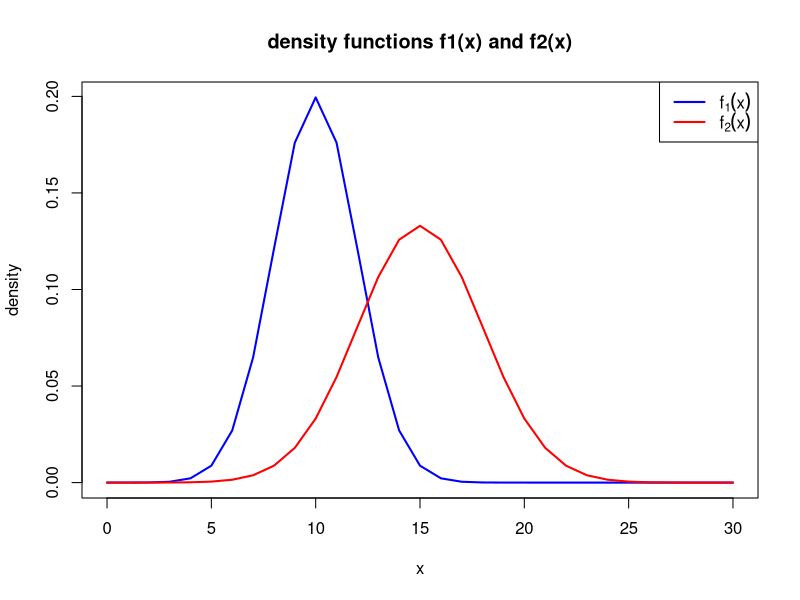
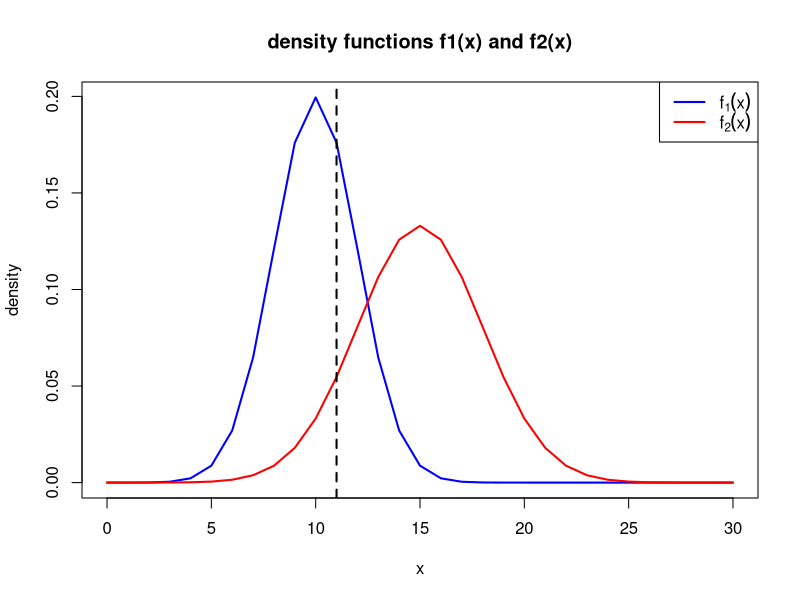
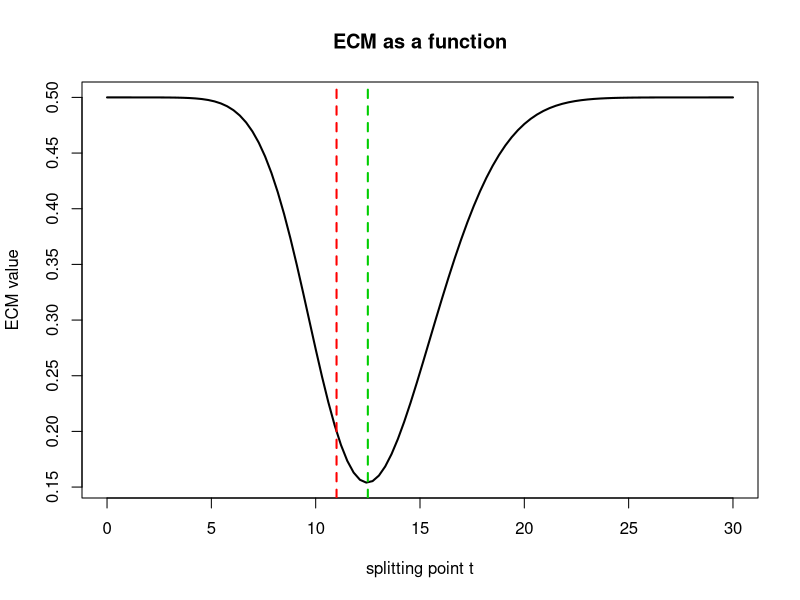
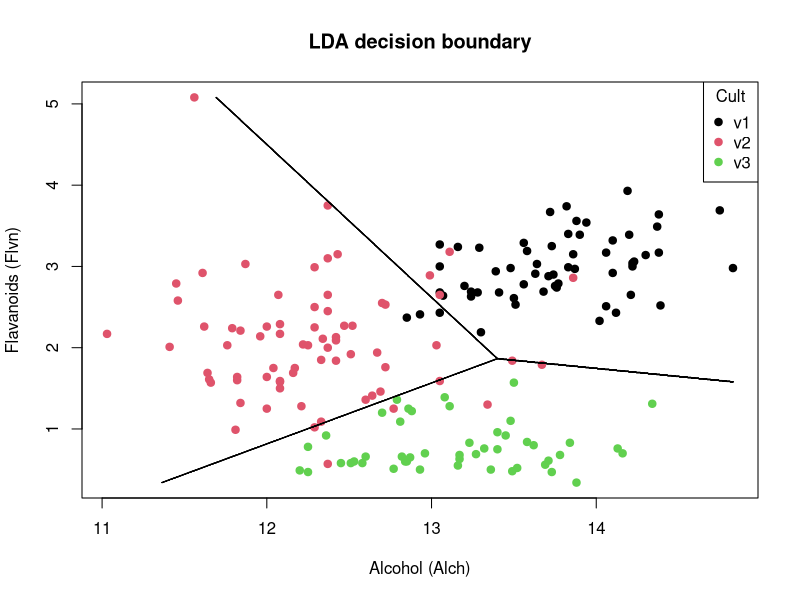
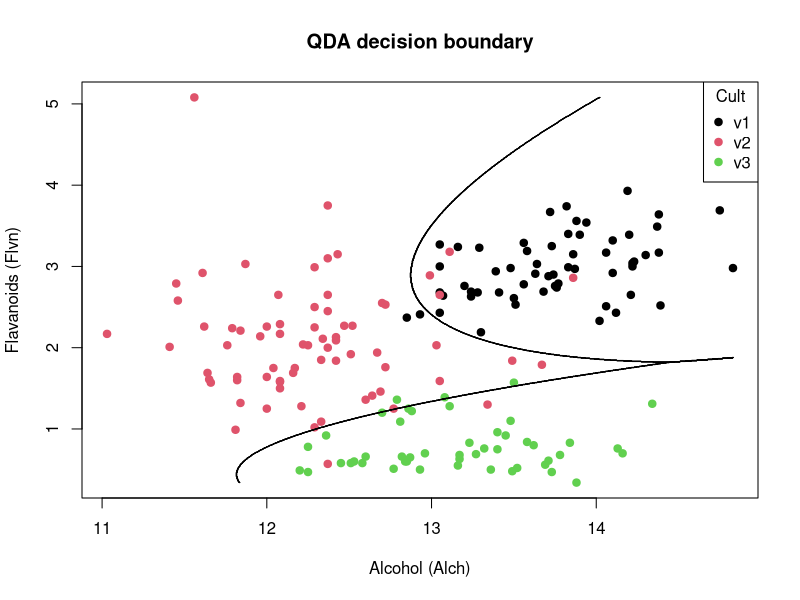
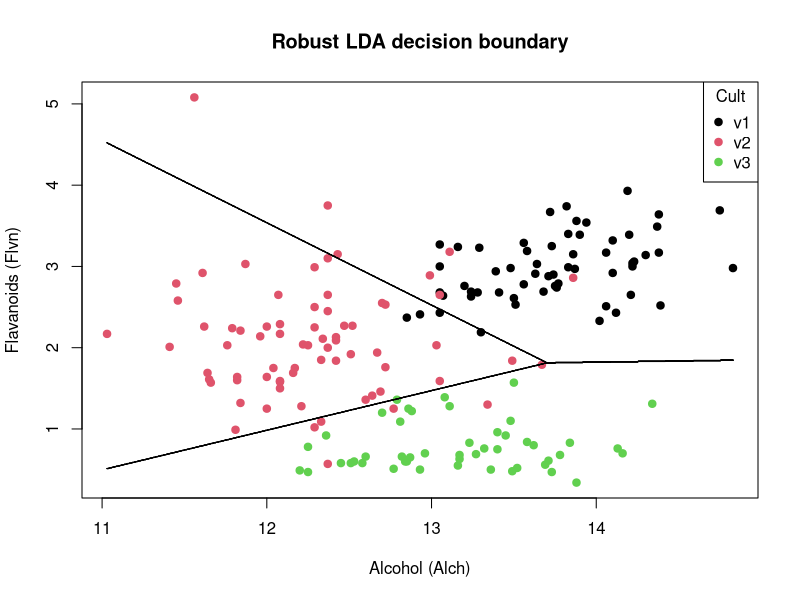
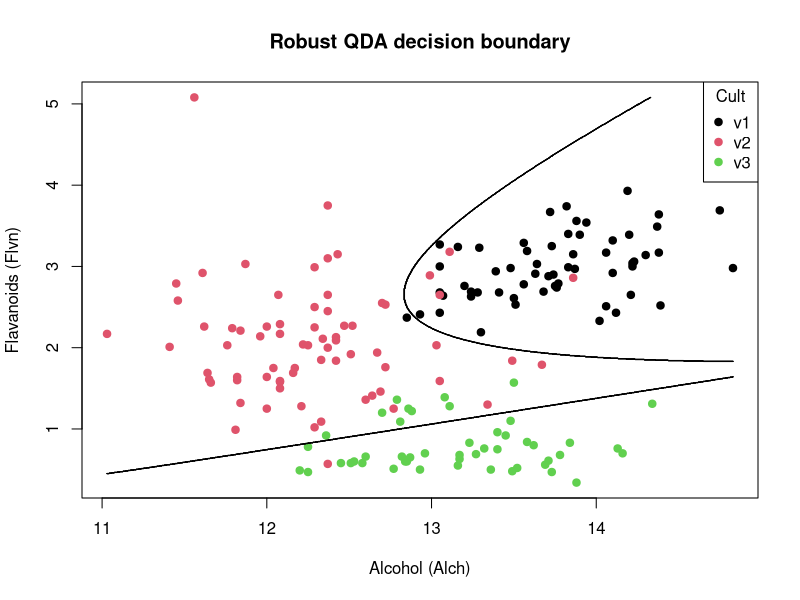

Reproduce these figures in R, in order.
## ---- chunk 1
knitr::opts_chunk$set(
  echo = TRUE, 
  message = FALSE,
  warning = FALSE,
  fig.align = "center",
  fig.path = "figures/"
  )
## ---- chunk 2
x <- seq(0, 30) 

f1 <- dnorm(x, mean = 10, sd = 2)
f2 <- dnorm(x, mean = 15, sd = 3)

plot(x, f1, type = "l", lwd = 2, col = "blue",
     main = "density functions f1(x) and f2(x)", ylab = "density")
lines(x, f2, lwd = 2, col = "red")

legend("topright",
       legend = c(expression(f[1](x)), expression(f[2](x))),
       col = c("blue", "red"), lwd = 2)
## ---- chunk 3

x <- seq(0, 30) 

f1 <- dnorm(x, mean = 10, sd = 2)
f2 <- dnorm(x, mean = 15, sd = 3)


plot(x, f1, type = "l", lwd = 2, col = "blue",
     main = "density functions f1(x) and f2(x)", ylab = "density")
lines(x, f2, lwd = 2, col = "red")

legend("topright",
       legend = c(expression(f[1](x)), expression(f[2](x))),
       col = c("blue", "red"),
       lwd = 2)


t <- 11

abline(v = t, lty = 2, lwd = 2)
## ---- chunk 4
P_2_given_1 <- 1 - pnorm(t, mean = 10, sd = 2)
P_1_given_2 <- pnorm(t, mean = 15, sd = 3)

P_2_given_1
P_1_given_2

ECM_t <- 0.5 * P_2_given_1 + 0.5 * P_1_given_2
ECM_t
## ---- chunk 5
t_grid <- seq(0, 30, length.out=100) #used length.out to smooth the curve

P_2_given_1 <- 1 - pnorm(t_grid, mean = 10, sd = 2)
P_1_given_2 <- pnorm(t_grid, mean = 15, sd = 3)

ECM <- 0.5 * P_2_given_1 + 0.5 * P_1_given_2

plot(t_grid, ECM, type = "l", lwd = 2,
     xlab = "splitting point t",
     ylab = "ECM value",
     main = "ECM as a function")

abline(v = t, lty = 2, lwd = 2, col="red")
abline(v = 12.5, lty = 2, lwd = 2, col="green3")

## ---- chunk 6
library(doBy)
library(MASS)

data(wine)

winedata <- wine[, c("Alch", "Flvn", "Cult")]
## ---- chunk 7
lda_fit <- lda(Cult ~ Alch + Flvn, data = winedata)
lda_fit
## ---- chunk 8
lda_prediction <- predict(lda_fit)$class
lda_prediction
## ---- chunk 9
confusiontable_lda <- table(truth = winedata$Cult, prediction = lda_prediction)
confusiontable_lda
## ---- chunk 10
AER_LDA <- mean(winedata$Cult != lda_prediction)
AER_LDA
## ---- chunk 11
x1 <- seq(min(winedata$Alch), max(winedata$Alch), length.out = 1000)
x2 <- seq(min(winedata$Flvn), max(winedata$Flvn), length.out = 1000)

grid <- expand.grid(Alch = x1, Flvn = x2)

grid$lda <- predict(lda_fit, grid)$class
## ---- chunk 12
plot(winedata$Alch, winedata$Flvn, col = winedata$Cult, pch = 19,
     xlab = "Alcohol (Alch)",
     ylab = "Flavanoids (Flvn)",
     main = "LDA decision boundary")

legend("topright",
       legend = levels(winedata$Cult),
       col = 1:length(levels(winedata$Cult)),
       pch = 19,
       title = "Cult")

contour(x1, x2,
        matrix(as.numeric(grid$lda), length(x1)),
        add = TRUE,
        drawlabels = FALSE)

## ---- chunk 13
qda_fit <- qda(Cult ~ Alch + Flvn, data = winedata)
qda_fit
## ---- chunk 14
qda_prediction <- predict(qda_fit)$class
## ---- chunk 15
table(truth = winedata$Cult, prediction = qda_prediction)
## ---- chunk 16
AER_QDA <- mean(winedata$Cult != qda_prediction)
AER_QDA
## ---- chunk 17
grid$qda <- predict(qda_fit, grid)$class

plot(winedata$Alch, winedata$Flvn,
     col = winedata$Cult,
     pch = 19,
     xlab = "Alcohol (Alch)",
     ylab = "Flavanoids (Flvn)",
     main = "QDA decision boundary")

contour(x1, x2,
        matrix(as.numeric(grid$qda), length(x1)),
        add = TRUE,
        drawlabels = FALSE)

legend("topright",
       legend = levels(winedata$Cult),
       col = 1:length(levels(winedata$Cult)),
       pch = 19,
       title = "Cult")

## ---- chunk 18
library(rrcov)

robust_lda_fit <- Linda(Cult ~ Alch + Flvn, data = winedata)
robust_lda_fit
## ---- chunk 19
robust_lda_prediction <- predict(
  robust_lda_fit,
  newdata = winedata[, c("Alch", "Flvn")]
  )@classification
## ---- chunk 20
table(truth = winedata$Cult, prediction = robust_lda_prediction)
## ---- chunk 21
AER_robust_LDA <- mean(winedata$Cult != robust_lda_prediction)
AER_robust_LDA
## ---- chunk 22
grid$rlda <- predict(
  robust_lda_fit,
  newdata = grid[, c("Alch", "Flvn")]
)@classification


plot(winedata$Alch, winedata$Flvn,
     col = winedata$Cult,
     pch = 19,
     xlab = "Alcohol (Alch)",
     ylab = "Flavanoids (Flvn)",
     main = "Robust LDA decision boundary")

legend("topright",
       legend = levels(winedata$Cult),
       col = 1:length(levels(winedata$Cult)),
       pch = 19,
       title = "Cult")

contour(x1, x2,
        matrix(as.numeric(grid$rlda),
               nrow = length(x1),
               ncol = length(x2)),
        add = TRUE,
        drawlabels = FALSE)


## ---- chunk 23
robust_qda_fit <- QdaCov(Cult ~ Alch + Flvn, data = winedata)
robust_qda_fit
## ---- chunk 24
robust_qda_prediction <- predict(
  robust_qda_fit,
  newdata = winedata[, c("Alch", "Flvn")]
)@classification
## ---- chunk 25
table(truth = winedata$Cult, prediction = robust_qda_prediction)
## ---- chunk 26
AER_robust_QDA <- mean(winedata$Cult != robust_qda_prediction)
AER_robust_QDA
## ---- chunk 27

grid$rqda <- predict(
  robust_qda_fit,
  newdata = grid[, c("Alch", "Flvn")]
)@classification


plot(winedata$Alch, winedata$Flvn,
     col = winedata$Cult,
     pch = 19,
     xlab = "Alcohol (Alch)",
     ylab = "Flavanoids (Flvn)",
     main = "Robust QDA decision boundary")

legend("topright",
       legend = levels(winedata$Cult),
       col = 1:length(levels(winedata$Cult)),
       pch = 19,
       title = "Cult")

contour(x1, x2,
        matrix(as.numeric(grid$rqda),
               nrow = length(x1),
               ncol = length(x2)),
        add = TRUE,
        drawlabels = FALSE)
